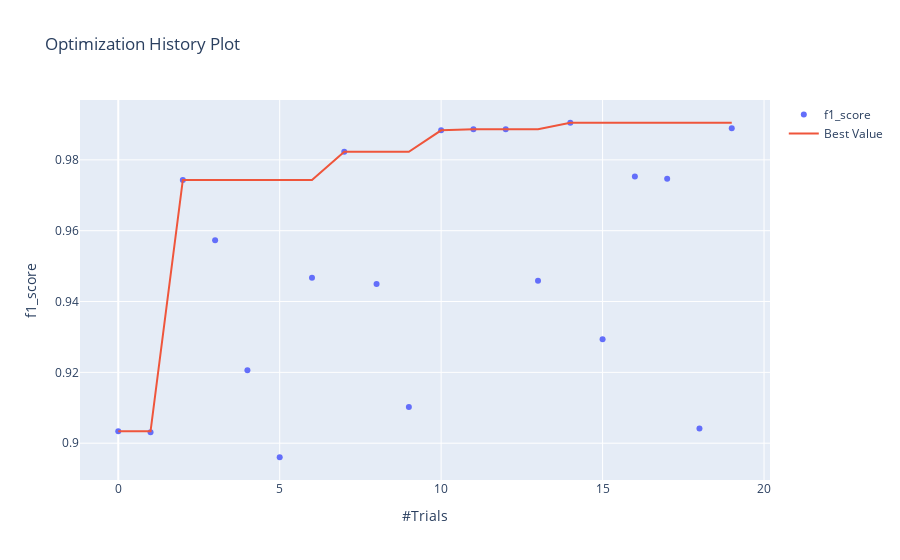

The notebook cell saved with this chart:
### Markdown cell above
**Видим, что Optuna не удалось увеличить метрику.**

### Code cell
optuna.visualization.plot_optimization_history(study, target_name="f1_score")

### Figure 1 — Plotly figure (JSON) as saved in the notebook; plotly's stock layout.template omitted (floating-point values rounded to 4 significant figures)
{"data": [{"mode": "markers", "name": "f1_score", "type": "scatter", "x": [0, 1, 2, 3, 4, 5, 6, 7, 8, 9, 10, 11, 12, 13, 14, 15, 16, 17, 18, 19], "y": [0.9033, 0.9031, 0.9743, 0.9573, 0.9206, 0.896, 0.9467, 0.9823, 0.9449, 0.9102, 0.9884, 0.9887, 0.9887, 0.9459, 0.9905, 0.9294, 0.9753, 0.9747, 0.9042, 0.989]}, {"name": "Best Value", "type": "scatter", "x": [0, 1, 2, 3, 4, 5, 6, 7, 8, 9, 10, 11, 12, 13, 14, 15, 16, 17, 18, 19], "y": [0.9033, 0.9033, 0.9743, 0.9743, 0.9743, 0.9743, 0.9743, 0.9823, 0.9823, 0.9823, 0.9884, 0.9887, 0.9887, 0.9887, 0.9905, 0.9905, 0.9905, 0.9905, 0.9905, 0.9905]}], "layout": {"title": {"text": "Optimization History Plot"}, "xaxis": {"title": {"text": "#Trials"}}, "yaxis": {"title": {"text": "f1_score"}}}}
